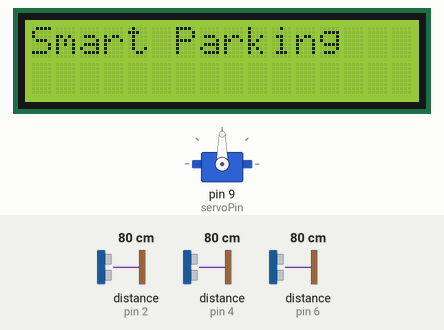
Bench run of a sketch on a simulated Arduino Uno, built with avr-gcc and run on an emulated ATmega328P. Shown: 16×2 character LCD, servo. Wiring (inferred from the names in the program): 3 × ultrasonic range finder: trigger pin 3, echo pin 2 / trigger pin 5, echo pin 4 / trigger pin 7, echo pin 6. Inputs (shaded band) come from the test bench; at power-on: distance to the obstacle (sensors on pin 6, pin 2, pin 4) 80 cm. The echo pulse lasts 58.3 µs per cm; what the sketch prints to the serial monitor is not drawn.

Above: at 1.3 s.
1.4 s: distance to the obstacle (sensor on pin 6) set to 12 cm
3.6 s: distance to the obstacle (sensor on pin 6) set to 9 cm
At 4.75 s:
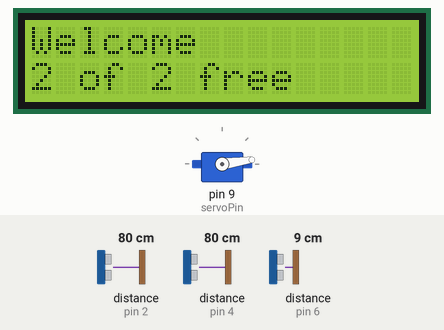
At 7.6 s:
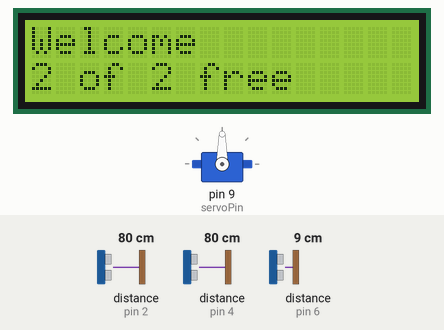
Timing chart, 0 to 12.6 s (numbered marks = the images above; inputs shaded):
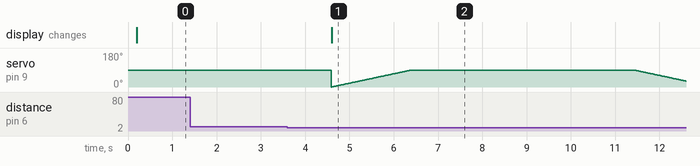

The sketch:

SmartParking1.1.ino
```cpp
#include <Wire.h>
#include <Servo.h>
#include <LiquidCrystal_I2C.h>

#define echoPin 2//parkingUltraOne
#define trigPin 3//parkingUltraOne

#define echoPin2 4//parkingUltraTwo
#define trigPin2 5//parkingUltraTwo

#define echoPin3 6//gateultra
#define trigPin3 7//gateultra

long duration, duration2, duration3;
int distance, distance2, distance3;
int servoPin = 9;

boolean parkingSpot1 = false; // false means unoccupied
boolean parkingSpot2 = false; // false means unoccupied
boolean parkingFull = false;

Servo Servo1;
LiquidCrystal_I2C lcd(0x27, 16, 2);

void setup() {
  // put your setup code here, to run once:
  pinMode(trigPin, OUTPUT);
  pinMode(echoPin, INPUT);
  pinMode(trigPin3, OUTPUT);
  pinMode(echoPin3, INPUT);
  pinMode(trigPin2, OUTPUT);
  pinMode(echoPin2, INPUT);
  lcd.init();
  lcd.begin(16, 2);
  lcd.backlight();
  Servo1.attach(servoPin);
  Serial.begin(9600);
  Serial.println("Smart Parking Started");
  Serial.println("...");

}
void loop() {
  testDisplay();
  lcdPrint("Smart Parking", 0, 0, true);
  setSpotStates();
  letInFunction();
  delay(1000);
}
void testDisplay(){
  Serial.println("Readings");
  Serial.println(parkingUltraTwo());
  Serial.println("gate");
  Serial.println(gateUltra());
  Serial.println("parking ultra one");
  Serial.println(parkingUltraOne());
  Serial.println("parking ultra two");
  Serial.println(parkingUltraTwo());
  Serial.println("Spot 1");
  Serial.println(parkingSpot1);
  Serial.println("Spot 2");
  Serial.println(parkingSpot2);
}
void letInFunction() {
  if (gateUltra() < 10 && !parkingSpot1 && !parkingSpot2) {
    lcdPrint("Welcome", 0, 0, true);
    lcdPrint("2 of 2 free", 0, 1, false);
    servoTurnUp();
    delay(5000);//A signal trigger can be used to close door
    servoTurnDown();
    parkingFull = false;
    delay(1000);
    return;
  } else if (gateUltra() < 10 && parkingSpot1 && !parkingSpot2) {
    lcdPrint("Spot 2 free", 0, 0, true);
    lcdPrint("1 of 2 free", 0, 1, false);
    servoTurnUp();
    delay(5000);//A signal trigger can be used to close door
    servoTurnDown();
    parkingFull = false;
    delay(1000);
    return;
  } else if (gateUltra() < 10 && !parkingSpot1 && parkingSpot2) {
    lcdPrint("Spot 1 free", 0, 0, true);
    lcdPrint("1 of 2 spots free", 0, 1, false);
    servoTurnUp();
    delay(5000);//A signal trigger can be used to close door
    servoTurnDown();
    parkingFull = false;
    delay(1000);
    return;
  } else if (gateUltra() < 10 && parkingSpot1 && parkingSpot2) {
    lcdPrint("Parking Full", 0, 0, true);
    lcdPrint("0 of 2 spots free", 0, 1, false);
    servoTurnDown();
    parkingFull = true;
    delay(1000);
    return;
  }

}
void setSpotStates() {
  if (gateUltra() > 10 && parkingUltraOne() < 10) {
    parkingSpot1 = true;
  } else if (gateUltra() > 10 && parkingUltraOne() > 10) {
    parkingSpot1 = false;
  }
  if (gateUltra() > 10 && parkingUltraTwo() < 10) {
    parkingSpot2 = true;
  } else if (gateUltra() > 10 && parkingUltraTwo() > 10) {
    parkingSpot2 = false;
  }
}
int parkingUltraOne() {
  //Gets data from ultrasonic of parking spot one
  digitalWrite(trigPin, LOW);
  delayMicroseconds(2);
  digitalWrite(trigPin, HIGH);
  delayMicroseconds(10);
  digitalWrite(trigPin, LOW);
  duration = pulseIn(echoPin, HIGH);
  return distance = duration * 0.034 / 2;
}
int parkingUltraTwo() {
  //Gets data from ultrasonic of parking spot two
  digitalWrite(trigPin2, LOW);
  delayMicroseconds(2);
  digitalWrite(trigPin2, HIGH);
  delayMicroseconds(10);
  digitalWrite(trigPin2, LOW);
  duration2 = pulseIn(echoPin2, HIGH);
  return distance2 = duration2 * 0.034 / 2;
}

int gateUltra() {
  //Gets data from gate ultrasonic
  digitalWrite(trigPin3, LOW);
  delayMicroseconds(2);
  digitalWrite(trigPin3, HIGH);
  delayMicroseconds(10);
  digitalWrite(trigPin3, LOW);
  duration3 = pulseIn(echoPin3, HIGH);
  return distance3 = duration3 * 0.034 / 2;
}
void servoTurnUp() {
  //moves servo by 90 deg
  for (int i = 0; i <= 90; i++) {
    Servo1.write(i);
    delay(20);
  }
}
void servoTurnDown() {
  //moves servo to 0 deg
  for (int i = 90; i >= 0; i--) {
    Servo1.write(i);
    delay(20);
  }
}
void lcdPrint(String message, int row, int col, bool clearLcd) {
  //prints to lcd
  if (clearLcd) {
    lcd.clear();
  }
  lcd.setCursor(row, col);
  lcd.print(message);
}
```

Measured:
- the behaviour switches between 11 and 10 cm on distance to the obstacle (sensor on pin 6) (found by bisection; images 0 and 1)
- after the input at 1.4 s, every drawn part: stays the same
- after the input at 3.6 s, the display: changes after 1.0 s (image 1)
